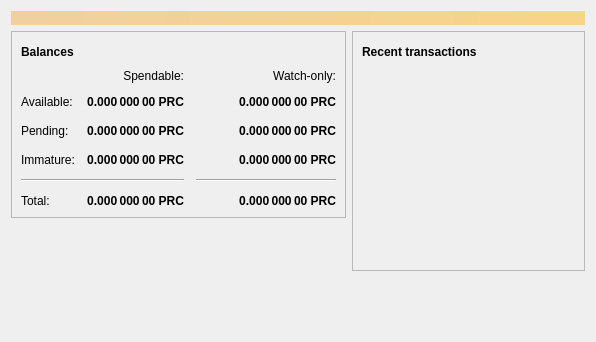
<?xml version="1.0" encoding="UTF-8"?>
<ui version="4.0">
 <class>OverviewPage</class>
 <widget class="QWidget" name="OverviewPage">
  <property name="geometry">
   <rect>
    <x>0</x>
    <y>0</y>
    <width>596</width>
    <height>342</height>
   </rect>
  </property>
  <property name="windowTitle">
   <string>Form</string>
  </property>
  <layout class="QVBoxLayout" name="topLayout">
   <item>
    <widget class="QLabel" name="labelAlerts">
     <property name="visible">
      <bool>false</bool>
     </property>
     <property name="styleSheet">
      <string notr="true">QLabel { background-color: qlineargradient(x1: 0, y1: 0, x2: 1, y2: 0, stop:0 #F0D0A0, stop:1 #F8D488); color:#000000; }</string>
     </property>
     <property name="wordWrap">
      <bool>true</bool>
     </property>
     <property name="margin">
      <number>3</number>
     </property>
     <property name="textInteractionFlags">
      <set>Qt::TextSelectableByMouse</set>
     </property>
    </widget>
   </item>
   <item>
    <layout class="QHBoxLayout" name="horizontalLayout" stretch="1,1">
     <item>
      <layout class="QVBoxLayout" name="verticalLayout_2">
       <item>
        <widget class="QFrame" name="frame">
         <property name="frameShape">
          <enum>QFrame::StyledPanel</enum>
         </property>
         <property name="frameShadow">
          <enum>QFrame::Raised</enum>
         </property>
         <layout class="QVBoxLayout" name="verticalLayout_4">
          <item>
           <layout class="QHBoxLayout" name="horizontalLayout_4">
            <item>
             <widget class="QLabel" name="label_5">
              <property name="font">
               <font>
                <weight>75</weight>
                <bold>true</bold>
               </font>
              </property>
              <property name="text">
               <string>Balances</string>
              </property>
             </widget>
            </item>
            <item>
             <widget class="QPushButton" name="labelWalletStatus">
              <property name="enabled">
               <bool>true</bool>
              </property>
              <property name="maximumSize">
               <size>
                <width>30</width>
                <height>16777215</height>
               </size>
              </property>
              <property name="toolTip">
               <string>The displayed information may be out of date. Your wallet automatically synchronizes with the Proletariancoin network after a connection is established, but this process has not completed yet.</string>
              </property>
              <property name="text">
               <string/>
              </property>
              <property name="icon">
               <iconset resource="../bitcoin.qrc">
                <normaloff>:/icons/warning</normaloff>
                <disabledoff>:/icons/warning</disabledoff>:/icons/warning</iconset>
              </property>
              <property name="iconSize">
               <size>
                <width>24</width>
                <height>24</height>
               </size>
              </property>
              <property name="flat">
               <bool>true</bool>
              </property>
             </widget>
            </item>
            <item>
             <spacer name="horizontalSpacer_3">
              <property name="orientation">
               <enum>Qt::Horizontal</enum>
              </property>
              <property name="sizeHint" stdset="0">
               <size>
                <width>40</width>
                <height>20</height>
               </size>
              </property>
             </spacer>
            </item>
           </layout>
          </item>
          <item>
           <layout class="QGridLayout" name="gridLayout">
            <property name="spacing">
             <number>12</number>
            </property>
            <item row="2" column="2">
             <widget class="QLabel" name="labelWatchPending">
              <property name="font">
               <font>
                <weight>75</weight>
                <bold>true</bold>
               </font>
              </property>
              <property name="cursor">
               <cursorShape>IBeamCursor</cursorShape>
              </property>
              <property name="toolTip">
               <string>Unconfirmed transactions to watch-only addresses</string>
              </property>
              <property name="text">
               <string notr="true">0.000 000 00 PRC</string>
              </property>
              <property name="alignment">
               <set>Qt::AlignRight|Qt::AlignTrailing|Qt::AlignVCenter</set>
              </property>
              <property name="textInteractionFlags">
               <set>Qt::LinksAccessibleByMouse|Qt::TextSelectableByKeyboard|Qt::TextSelectableByMouse</set>
              </property>
             </widget>
            </item>
            <item row="2" column="1">
             <widget class="QLabel" name="labelUnconfirmed">
              <property name="font">
               <font>
                <weight>75</weight>
                <bold>true</bold>
               </font>
              </property>
              <property name="cursor">
               <cursorShape>IBeamCursor</cursorShape>
              </property>
              <property name="toolTip">
               <string>Total of transactions that have yet to be confirmed, and do not yet count toward the spendable balance</string>
              </property>
              <property name="text">
               <string notr="true">0.000 000 00 PRC</string>
              </property>
              <property name="alignment">
               <set>Qt::AlignRight|Qt::AlignTrailing|Qt::AlignVCenter</set>
              </property>
              <property name="textInteractionFlags">
               <set>Qt::LinksAccessibleByMouse|Qt::TextSelectableByKeyboard|Qt::TextSelectableByMouse</set>
              </property>
             </widget>
            </item>
            <item row="3" column="2">
             <widget class="QLabel" name="labelWatchImmature">
              <property name="font">
               <font>
                <weight>75</weight>
                <bold>true</bold>
               </font>
              </property>
              <property name="cursor">
               <cursorShape>IBeamCursor</cursorShape>
              </property>
              <property name="toolTip">
               <string>Mined balance in watch-only addresses that has not yet matured</string>
              </property>
              <property name="text">
               <string notr="true">0.000 000 00 PRC</string>
              </property>
              <property name="alignment">
               <set>Qt::AlignRight|Qt::AlignTrailing|Qt::AlignVCenter</set>
              </property>
              <property name="textInteractionFlags">
               <set>Qt::LinksAccessibleByMouse|Qt::TextSelectableByKeyboard|Qt::TextSelectableByMouse</set>
              </property>
             </widget>
            </item>
            <item row="4" column="0" colspan="2">
             <widget class="Line" name="line">
              <property name="orientation">
               <enum>Qt::Horizontal</enum>
              </property>
             </widget>
            </item>
            <item row="4" column="2">
             <widget class="Line" name="lineWatchBalance">
              <property name="sizePolicy">
               <sizepolicy hsizetype="Preferred" vsizetype="Fixed">
                <horstretch>0</horstretch>
                <verstretch>0</verstretch>
               </sizepolicy>
              </property>
              <property name="minimumSize">
               <size>
                <width>140</width>
                <height>0</height>
               </size>
              </property>
              <property name="orientation">
               <enum>Qt::Horizontal</enum>
              </property>
             </widget>
            </item>
            <item row="5" column="0">
             <widget class="QLabel" name="labelTotalText">
              <property name="text">
               <string>Total:</string>
              </property>
             </widget>
            </item>
            <item row="3" column="1">
             <widget class="QLabel" name="labelImmature">
              <property name="font">
               <font>
                <weight>75</weight>
                <bold>true</bold>
               </font>
              </property>
              <property name="cursor">
               <cursorShape>IBeamCursor</cursorShape>
              </property>
              <property name="toolTip">
               <string>Mined balance that has not yet matured</string>
              </property>
              <property name="text">
               <string notr="true">0.000 000 00 PRC</string>
              </property>
              <property name="alignment">
               <set>Qt::AlignRight|Qt::AlignTrailing|Qt::AlignVCenter</set>
              </property>
              <property name="textInteractionFlags">
               <set>Qt::LinksAccessibleByMouse|Qt::TextSelectableByKeyboard|Qt::TextSelectableByMouse</set>
              </property>
             </widget>
            </item>
            <item row="2" column="3">
             <spacer name="horizontalSpacer_2">
              <property name="orientation">
               <enum>Qt::Horizontal</enum>
              </property>
              <property name="sizeHint" stdset="0">
               <size>
                <width>40</width>
                <height>20</height>
               </size>
              </property>
             </spacer>
            </item>
            <item row="3" column="0">
             <widget class="QLabel" name="labelImmatureText">
              <property name="text">
               <string>Immature:</string>
              </property>
             </widget>
            </item>
            <item row="5" column="1">
             <widget class="QLabel" name="labelTotal">
              <property name="font">
               <font>
                <weight>75</weight>
                <bold>true</bold>
               </font>
              </property>
              <property name="cursor">
               <cursorShape>IBeamCursor</cursorShape>
              </property>
              <property name="toolTip">
               <string>Your current total balance</string>
              </property>
              <property name="text">
               <string notr="true">0.000 000 00 PRC</string>
              </property>
              <property name="alignment">
               <set>Qt::AlignRight|Qt::AlignTrailing|Qt::AlignVCenter</set>
              </property>
              <property name="textInteractionFlags">
               <set>Qt::LinksAccessibleByMouse|Qt::TextSelectableByKeyboard|Qt::TextSelectableByMouse</set>
              </property>
             </widget>
            </item>
            <item row="5" column="2">
             <widget class="QLabel" name="labelWatchTotal">
              <property name="font">
               <font>
                <weight>75</weight>
                <bold>true</bold>
               </font>
              </property>
              <property name="cursor">
               <cursorShape>IBeamCursor</cursorShape>
              </property>
              <property name="toolTip">
               <string>Current total balance in watch-only addresses</string>
              </property>
              <property name="text">
               <string notr="true">0.000 000 00 PRC</string>
              </property>
              <property name="alignment">
               <set>Qt::AlignRight|Qt::AlignTrailing|Qt::AlignVCenter</set>
              </property>
              <property name="textInteractionFlags">
               <set>Qt::LinksAccessibleByMouse|Qt::TextSelectableByKeyboard|Qt::TextSelectableByMouse</set>
              </property>
             </widget>
            </item>
            <item row="0" column="2">
             <widget class="QLabel" name="labelWatchonly">
              <property name="text">
               <string>Watch-only:</string>
              </property>
              <property name="alignment">
               <set>Qt::AlignRight|Qt::AlignTrailing|Qt::AlignVCenter</set>
              </property>
             </widget>
            </item>
            <item row="1" column="0">
             <widget class="QLabel" name="labelBalanceText">
              <property name="text">
               <string>Available:</string>
              </property>
             </widget>
            </item>
            <item row="1" column="1">
             <widget class="QLabel" name="labelBalance">
              <property name="font">
               <font>
                <weight>75</weight>
                <bold>true</bold>
               </font>
              </property>
              <property name="cursor">
               <cursorShape>IBeamCursor</cursorShape>
              </property>
              <property name="toolTip">
               <string>Your current spendable balance</string>
              </property>
              <property name="text">
               <string notr="true">0.000 000 00 PRC</string>
              </property>
              <property name="alignment">
               <set>Qt::AlignRight|Qt::AlignTrailing|Qt::AlignVCenter</set>
              </property>
              <property name="textInteractionFlags">
               <set>Qt::LinksAccessibleByMouse|Qt::TextSelectableByKeyboard|Qt::TextSelectableByMouse</set>
              </property>
             </widget>
            </item>
            <item row="1" column="2">
             <widget class="QLabel" name="labelWatchAvailable">
              <property name="font">
               <font>
                <weight>75</weight>
                <bold>true</bold>
               </font>
              </property>
              <property name="cursor">
               <cursorShape>IBeamCursor</cursorShape>
              </property>
              <property name="toolTip">
               <string>Your current balance in watch-only addresses</string>
              </property>
              <property name="text">
               <string notr="true">0.000 000 00 PRC</string>
              </property>
              <property name="alignment">
               <set>Qt::AlignRight|Qt::AlignTrailing|Qt::AlignVCenter</set>
              </property>
              <property name="textInteractionFlags">
               <set>Qt::LinksAccessibleByMouse|Qt::TextSelectableByKeyboard|Qt::TextSelectableByMouse</set>
              </property>
             </widget>
            </item>
            <item row="2" column="0">
             <widget class="QLabel" name="labelPendingText">
              <property name="text">
               <string>Pending:</string>
              </property>
             </widget>
            </item>
            <item row="0" column="1">
             <widget class="QLabel" name="labelSpendable">
              <property name="text">
               <string>Spendable:</string>
              </property>
              <property name="alignment">
               <set>Qt::AlignRight|Qt::AlignTrailing|Qt::AlignVCenter</set>
              </property>
             </widget>
            </item>
           </layout>
          </item>
         </layout>
        </widget>
       </item>
       <item>
        <spacer name="verticalSpacer">
         <property name="orientation">
          <enum>Qt::Vertical</enum>
         </property>
         <property name="sizeHint" stdset="0">
          <size>
           <width>20</width>
           <height>40</height>
          </size>
         </property>
        </spacer>
       </item>
      </layout>
     </item>
     <item>
      <layout class="QVBoxLayout" name="verticalLayout_3">
       <item>
        <widget class="QFrame" name="frame_2">
         <property name="frameShape">
          <enum>QFrame::StyledPanel</enum>
         </property>
         <property name="frameShadow">
          <enum>QFrame::Raised</enum>
         </property>
         <layout class="QVBoxLayout" name="verticalLayout">
          <item>
           <layout class="QHBoxLayout" name="horizontalLayout_2">
            <item>
             <widget class="QLabel" name="label_4">
              <property name="font">
               <font>
                <weight>75</weight>
                <bold>true</bold>
               </font>
              </property>
              <property name="text">
               <string>Recent transactions</string>
              </property>
             </widget>
            </item>
            <item>
             <widget class="QPushButton" name="labelTransactionsStatus">
              <property name="enabled">
               <bool>true</bool>
              </property>
              <property name="maximumSize">
               <size>
                <width>30</width>
                <height>16777215</height>
               </size>
              </property>
              <property name="toolTip">
               <string>The displayed information may be out of date. Your wallet automatically synchronizes with the Proletariancoin network after a connection is established, but this process has not completed yet.</string>
              </property>
              <property name="text">
               <string/>
              </property>
              <property name="icon">
               <iconset resource="../bitcoin.qrc">
                <normaloff>:/icons/warning</normaloff>
                <disabledoff>:/icons/warning</disabledoff>:/icons/warning</iconset>
              </property>
              <property name="iconSize">
               <size>
                <width>24</width>
                <height>24</height>
               </size>
              </property>
              <property name="flat">
               <bool>true</bool>
              </property>
             </widget>
            </item>
            <item>
             <spacer name="horizontalSpacer">
              <property name="orientation">
               <enum>Qt::Horizontal</enum>
              </property>
              <property name="sizeHint" stdset="0">
               <size>
                <width>40</width>
                <height>20</height>
               </size>
              </property>
             </spacer>
            </item>
           </layout>
          </item>
          <item>
           <widget class="QListView" name="listTransactions">
            <property name="styleSheet">
             <string notr="true">QListView { background: transparent; }</string>
            </property>
            <property name="frameShape">
             <enum>QFrame::NoFrame</enum>
            </property>
            <property name="verticalScrollBarPolicy">
             <enum>Qt::ScrollBarAlwaysOff</enum>
            </property>
            <property name="horizontalScrollBarPolicy">
             <enum>Qt::ScrollBarAlwaysOff</enum>
            </property>
            <property name="selectionMode">
             <enum>QAbstractItemView::NoSelection</enum>
            </property>
           </widget>
          </item>
         </layout>
        </widget>
       </item>
       <item>
        <spacer name="verticalSpacer_2">
         <property name="orientation">
          <enum>Qt::Vertical</enum>
         </property>
         <property name="sizeHint" stdset="0">
          <size>
           <width>20</width>
           <height>40</height>
          </size>
         </property>
        </spacer>
       </item>
      </layout>
     </item>
    </layout>
   </item>
  </layout>
 </widget>
 <resources/>
 <connections/>
</ui>
